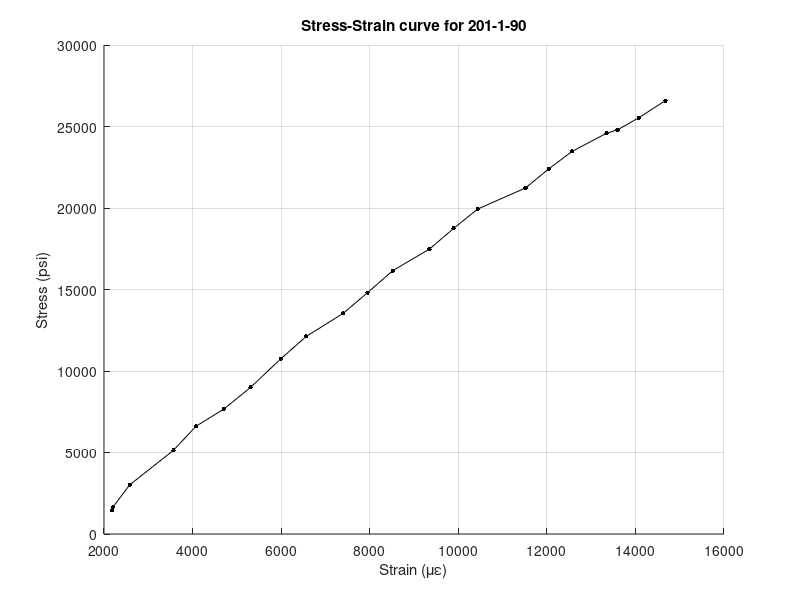
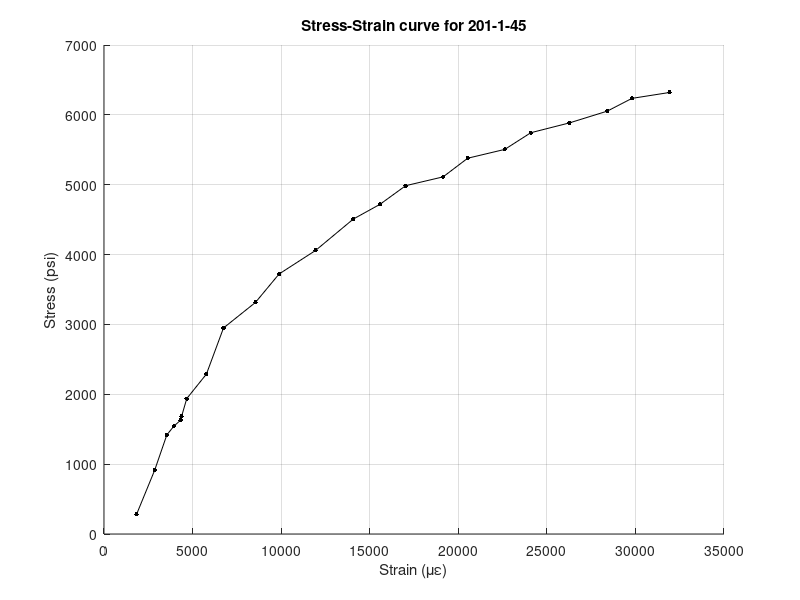

Write the MATLAB code that produced these figures, in order.
% lab 6 - fiberglass composite fabrication and tensile testing

% clear all vars and plots
close all; clear all; clc;

% potentiomater experiment
%d90 = [.0116 .0144 .0173 .0207 .0236 .0260 .0289 .0322 .0345 .0369 .0393 .0417 .0441 .0464 .0489 .0512 .0536 .0560 .0584 .0608 .0636 .0665[;
l90 = [9.6 11 20 34.1 43.9 50.9 59.7 71.5 80.5 89.9 98.4 107.3 116.1 124.5 132.4 141 148.8 155.9 163.3 164.7 169.6 176.6];
e90 = [2179 2203 2579 3568 4077 4705 5308 5999 6566 7400 7955 8520 9349 9894 10436 11518 12044 12570 13348 13598 14074 14677];

%d45 = [56 77 107 126 150 178 197 221 250 269 298 327 356 377 405 428 452 477 501 525 550 578 602] * 1e-4;
l45 = [2 6.5 10.1 11 11.6 12 13.8 16.3 21 23.6 26.5 28.9 32.1 33.6 35.5 36.4 38.3 39.2 40.9 41.9 43.1 44.4 45];
e45 = [1837 2860 3547 3948 4325 4382 4671 5782 6746 8549 9883 11944 14074 15578 17029 19143 20531 22624 24095 26274 28411 29803 31921];

s90 = l90 / (.738 * .009);
s45 = l45 / (.712 * .01);

% plot for 90deg
figure;
colormap(jet); 
hold on;
grid on;
title('Stress-Strain curve for 201-1-90');
%xlim([0.0045 0.0065]);
%ylim([168 192]);
xlabel('Strain (\mu\epsilon)');
ylabel('Stress (psi)');

plot(e90,s90,'.-k','MarkerSize',10);

% plot for 45deg
figure;
colormap(jet); 
hold on;
grid on;
title('Stress-Strain curve for 201-1-45');
%xlim([0.0045 0.0065]);
%ylim([168 192]);
xlabel('Strain (\mu\epsilon)');
ylabel('Stress (psi)');

plot(e45,s45,'.-k','MarkerSize',10);
